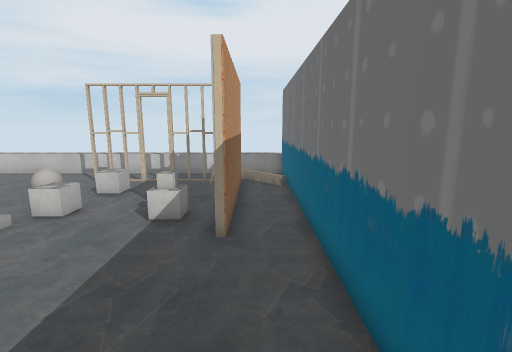
[1] (above)

16 first-person views from a walk through a Unity game level. The camera is 1.4 m above the floor, tilts 10° down and sees 85° across. The floor is counted in squares, 0.5 m on a side. Each view is taken from the middle of a square. On the plan, view 1 faces up. The plan holds only what a view shows up to about 19 squares ahead; the rest is blank. Some animated figures are not drawn. Some surface patterns are stand-ins.

[2]
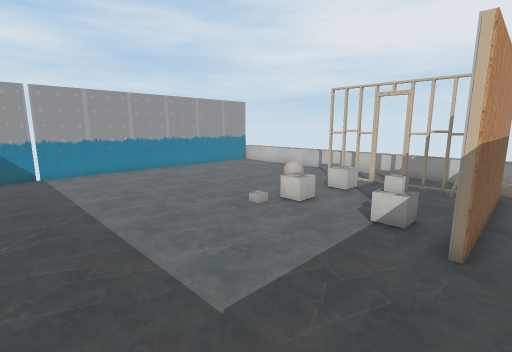

[3]
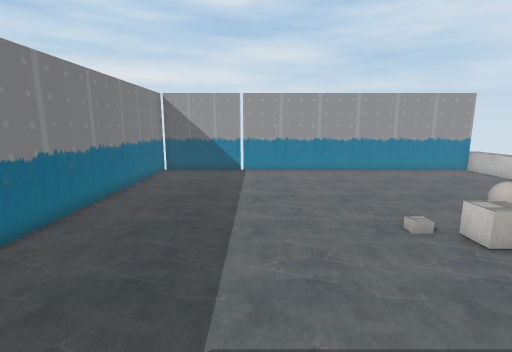

[4]
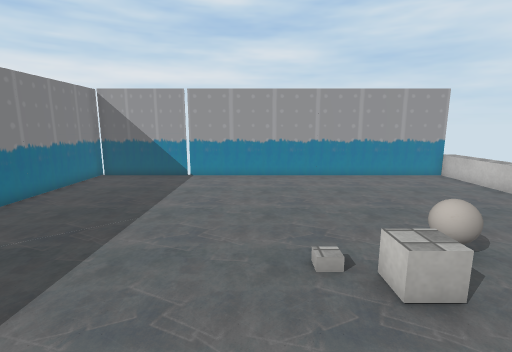

[5]
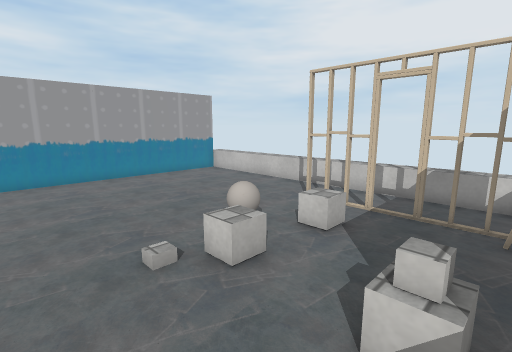

[6]
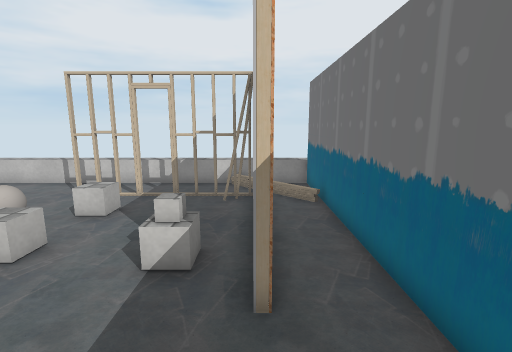

[7]
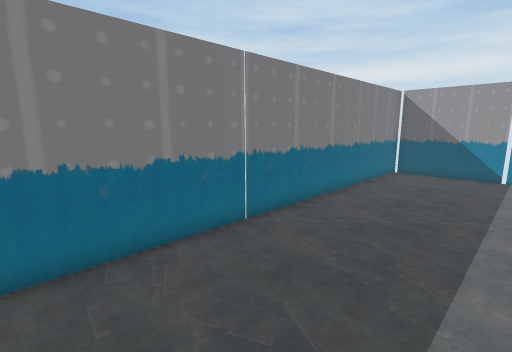

[8]
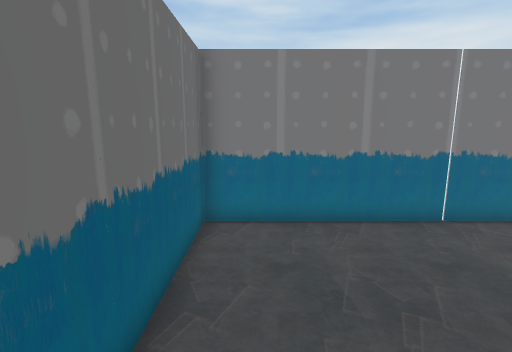

[9]
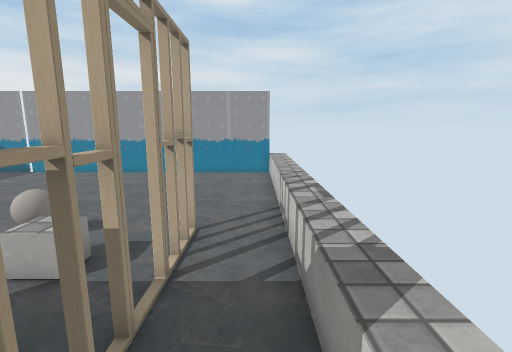

[10]
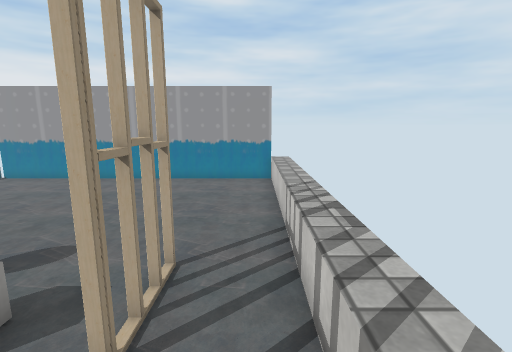

[11]
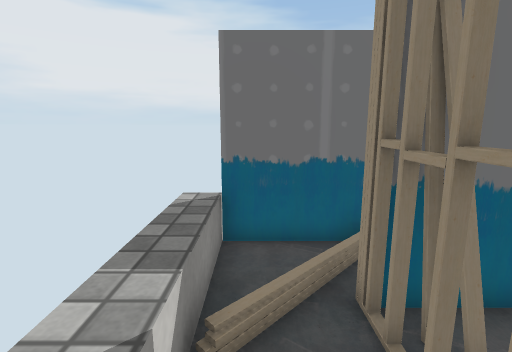

[12]
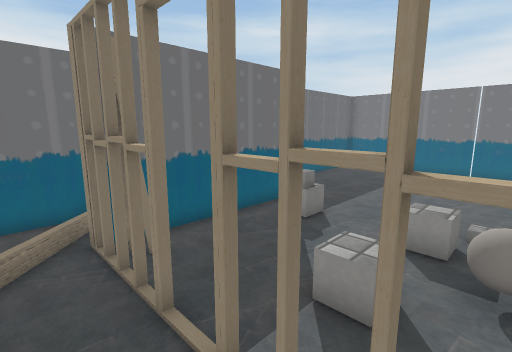

[13]
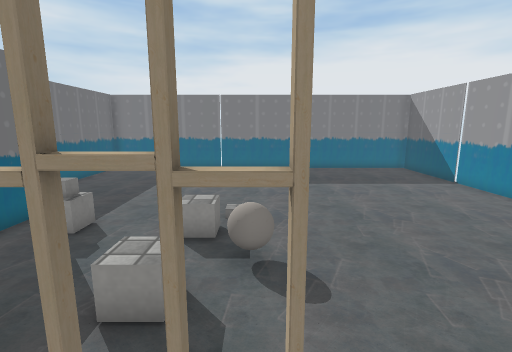

[14]
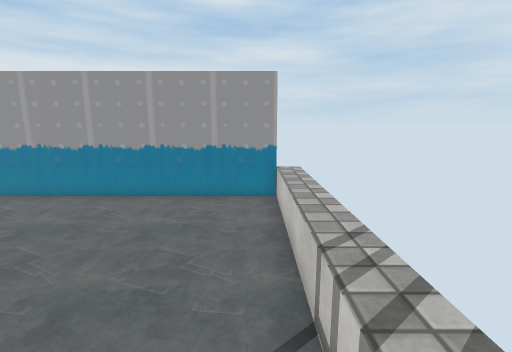

[15]
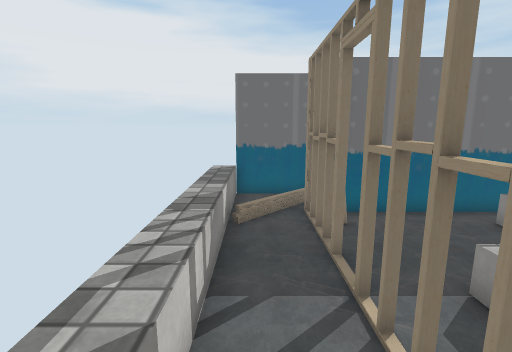

[16]
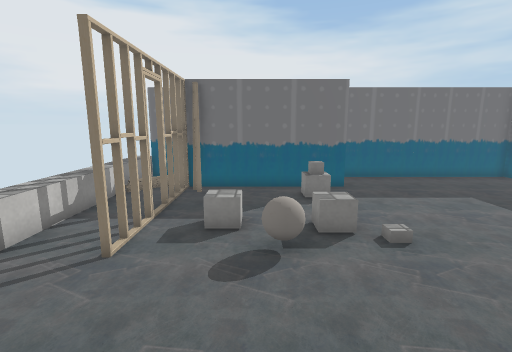

### Floor plan
Key: @ floor where view 1 was taken; # wall or solid block; . floor; ^ raised ledge; T thing the floor can be seen under or through; O other object.
Columns run from 18 left of view 1 to 2 right of it. Each row starts with its distance up from view 1.
 18 ^^^^^^^^^^^^^^^^^^^^
 17 ^^^^^^^^^^^^^^^^^^^^^
 16 #.................. #
 15 #.................. #
 14 #.........###.TTTT.#
 13 #...............TT.#
 12 #...........O....#.#
 11 #.........O......#.#
 10 #.........O......#.#
  9 #..............O.#.#
  8 #................#.#
  7 #................#.#
  6 #..................#
  5 #..................#
  4 #..................#
  3 #..................#
  2 #..................#
  1 #..................#
  0 #.................@#
 -1 #..................#
 -2 #..................#
 -3 ####################

Positions as (right, up) in squares from view 1, and headings:
1: (0, 0), facing up
2: (0, 0), facing up-left
3: (0, 3), facing left
4: (-2, 6), facing left
5: (-2, 5), facing up-left
6: (-1, 3), facing up
7: (0, 3), facing down-left
8: (0, 5), facing down
9: (-1, 16), facing left
10: (-3, 16), facing left
11: (-5, 16), facing right
12: (-8, 16), facing down-right
13: (-8, 16), facing down
14: (-7, 16), facing left
15: (-10, 16), facing right
16: (-14, 11), facing right
